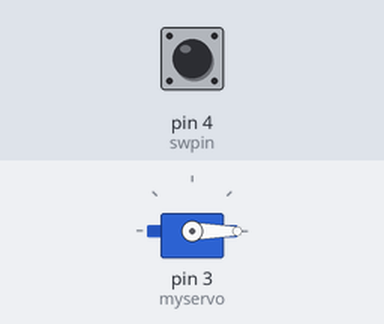
Recording of a sketch running on a simulated Arduino Uno, built with avr-gcc and run on an emulated ATmega328P. Shown: servo. The test bench sets the inputs (shaded band); at power-on: pin 4 (swpin) HIGH.

Above: at 1.2 s.
1.3 s: pin 4 (swpin) pulled LOW for 3.2 s
At 2.9 s:
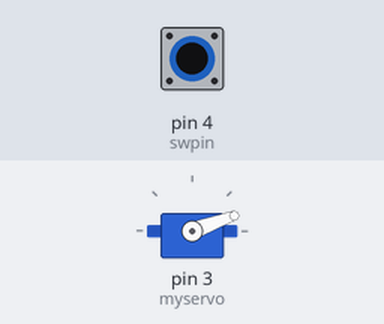
6.0 s: pin 4 (swpin) pulled LOW for 3.2 s
At 6.24 s:
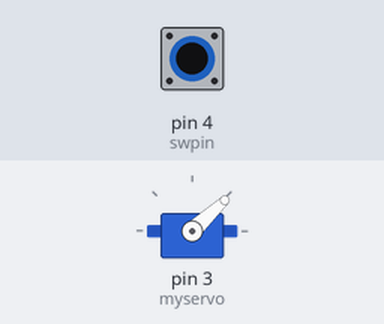
10.7 s: pin 4 (swpin) pulled LOW for 3.2 s
At 10.9 s:
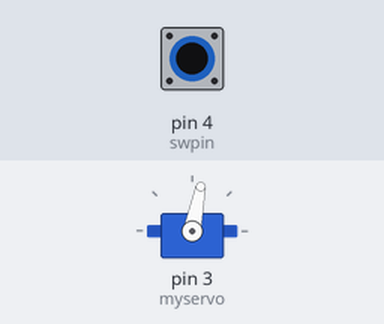
15.4 s: pin 4 (swpin) driven LOW
18.4 s: pin 4 (swpin) driven HIGH
Timing chart, 0 to 25.4 s (numbered marks = the images above; inputs shaded):
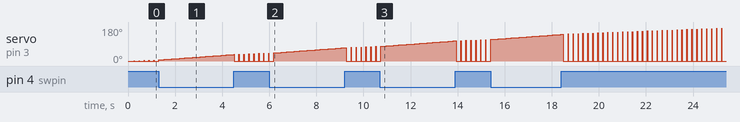

The sketch:

DgtlAnlgClk.ino
```cpp
#include <Servo.h>

Servo myservo;  // create servo object to control a servo
// twelve servo objects can be created on most boards

int pos = 0;    // variable to store the servo position
int sw = LOW;
int swpin = 4;

int debounce()
{
  while (true)
  {
    int old1 = sw;
    sw = digitalRead(swpin);
    if (old1 == sw)
    {
      delay(10);
      int old2 = digitalRead(swpin);
      if (old2 == old1)
      {
        return old2;
      }
    }
  }
}

void setup() {
  myservo.attach(3);  // attaches the servo on pin 9 to the servo object
  pinMode(swpin,INPUT);
}

void loop() {


  for (int i = 0; i < 180; i++)
  {
    myservo.write(i);
   if(i == 0)
   {
    delay(50);
   }

    int flag = debounce();

    if (flag==HIGH)
    {
      myservo.write(0);
      delay(100);
    }
    delay(100);
  }
}
```

Measured:
- by itself, servo on pin 3 (myservo): ramps from 0° to 174° and jumps back, once every 0.21 s
